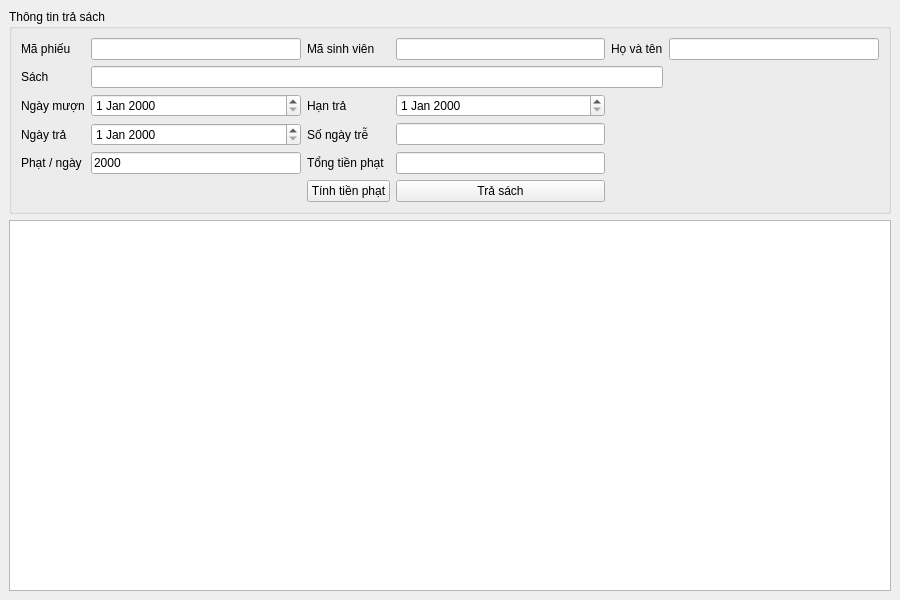
<?xml version="1.0" encoding="UTF-8"?>
<ui version="4.0">
 <class>FineWindow</class>
 <widget class="QMainWindow" name="FineWindow">
  <property name="geometry">
   <rect>
    <x>0</x>
    <y>0</y>
    <width>900</width>
    <height>600</height>
   </rect>
  </property>
  <property name="windowTitle">
   <string>Trả sách &amp; tính tiền phạt</string>
  </property>
  <widget class="QWidget" name="centralwidget">
   <layout class="QVBoxLayout">
    <item>
     <widget class="QGroupBox" name="groupBox">
      <property name="title">
       <string>Thông tin trả sách</string>
      </property>
      <layout class="QGridLayout">
       <item row="0" column="0">
        <widget class="QLabel" name="label">
         <property name="text">
          <string>Mã phiếu</string>
         </property>
        </widget>
       </item>
       <item row="0" column="1">
        <widget class="QLineEdit" name="txtMaPhieu"/>
       </item>
       <item row="0" column="2">
        <widget class="QLabel" name="label">
         <property name="text">
          <string>Mã sinh viên</string>
         </property>
        </widget>
       </item>
       <item row="0" column="3">
        <widget class="QLineEdit" name="txtMaSinhVien"/>
       </item>
       <item row="0" column="4">
        <widget class="QLabel" name="label">
         <property name="text">
          <string>Họ và tên</string>
         </property>
        </widget>
       </item>
       <item row="0" column="5">
        <widget class="QLineEdit" name="txtSinhVien"/>
       </item>
       <item row="1" column="0">
        <widget class="QLabel" name="label">
         <property name="text">
          <string>Sách</string>
         </property>
        </widget>
       </item>
       <item row="2" column="0">
        <widget class="QLabel" name="label">
         <property name="text">
          <string>Ngày mượn</string>
         </property>
        </widget>
       </item>
       <item row="2" column="1">
        <widget class="QDateEdit" name="dateMuon"/>
       </item>
       <item row="2" column="2">
        <widget class="QLabel" name="label">
         <property name="text">
          <string>Hạn trả</string>
         </property>
        </widget>
       </item>
       <item row="2" column="3">
        <widget class="QDateEdit" name="dateHanTra"/>
       </item>
       <item row="3" column="0">
        <widget class="QLabel" name="label">
         <property name="text">
          <string>Ngày trả</string>
         </property>
        </widget>
       </item>
       <item row="3" column="1">
        <widget class="QDateEdit" name="dateTra"/>
       </item>
       <item row="3" column="2">
        <widget class="QLabel" name="label">
         <property name="text">
          <string>Số ngày trễ</string>
         </property>
        </widget>
       </item>
       <item row="3" column="3">
        <widget class="QLineEdit" name="txtTre"/>
       </item>
       <item row="4" column="0">
        <widget class="QLabel" name="label">
         <property name="text">
          <string>Phạt / ngày</string>
         </property>
        </widget>
       </item>
       <item row="4" column="1">
        <widget class="QLineEdit" name="txtPhatNgay">
         <property name="text">
          <string>2000</string>
         </property>
        </widget>
       </item>
       <item row="4" column="2">
        <widget class="QLabel" name="label">
         <property name="text">
          <string>Tổng tiền phạt</string>
         </property>
        </widget>
       </item>
       <item row="4" column="3">
        <widget class="QLineEdit" name="txtTongPhat"/>
       </item>
       <item row="5" column="2">
        <widget class="QPushButton" name="btnTinhPhat">
         <property name="text">
          <string>Tính tiền phạt</string>
         </property>
        </widget>
       </item>
       <item row="5" column="3">
        <widget class="QPushButton" name="btnTraSach">
         <property name="text">
          <string>Trả sách</string>
         </property>
        </widget>
       </item>
       <item row="1" column="1" colspan="4">
        <widget class="QLineEdit" name="txtSach"/>
       </item>
      </layout>
     </widget>
    </item>
    <item>
     <widget class="QTableWidget" name="tableTraSach"/>
    </item>
   </layout>
  </widget>
 </widget>
 <resources/>
 <connections/>
</ui>
